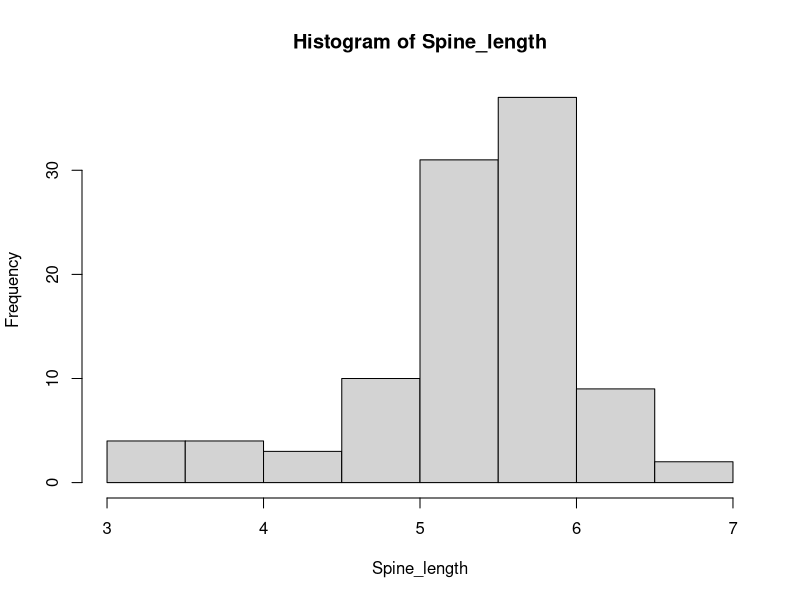
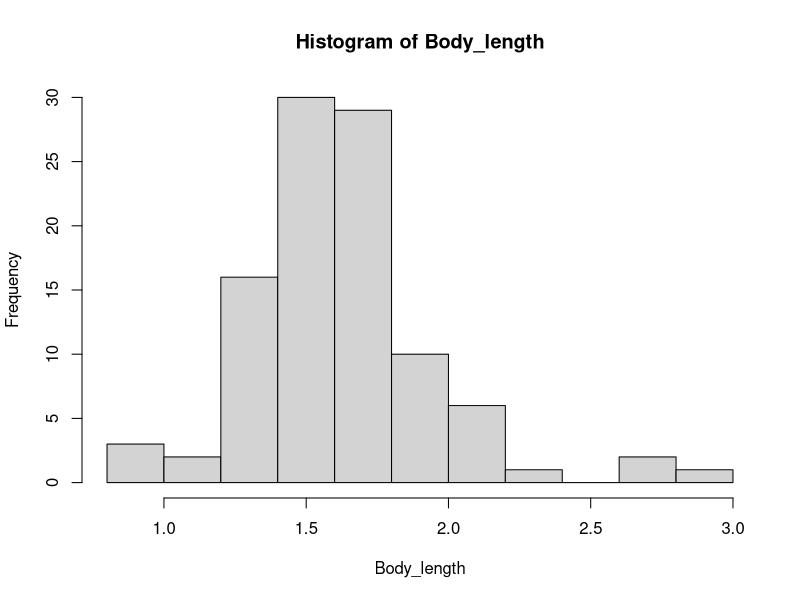
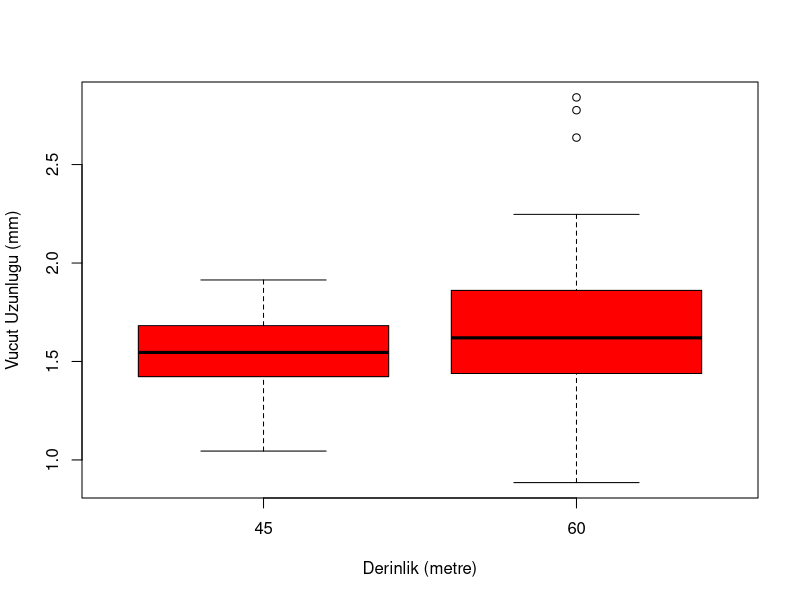
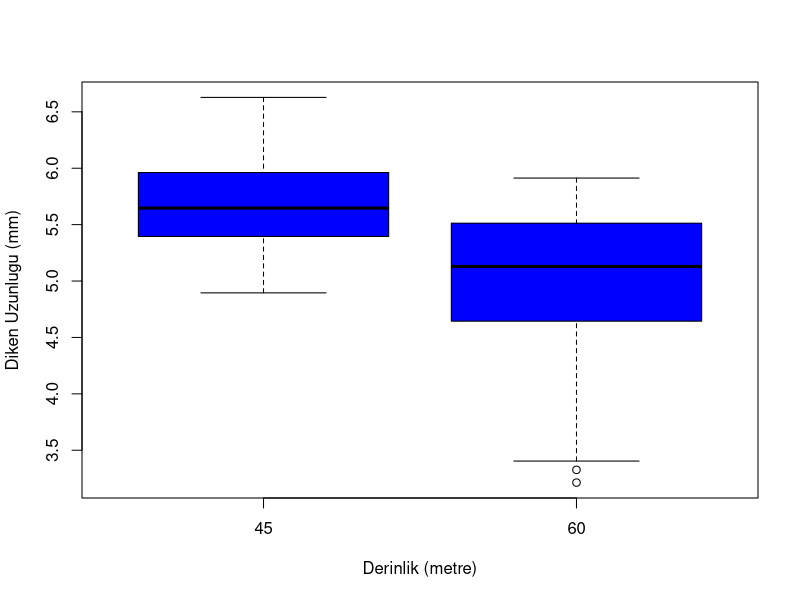
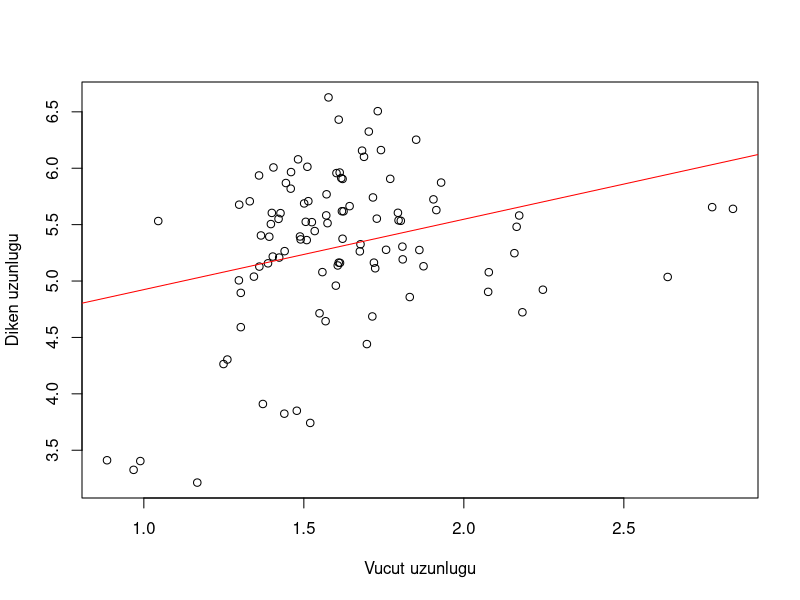
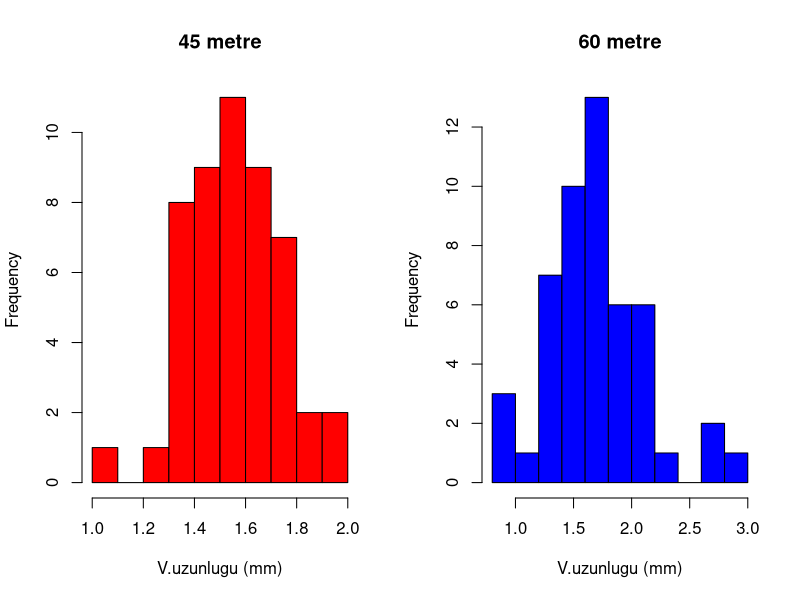
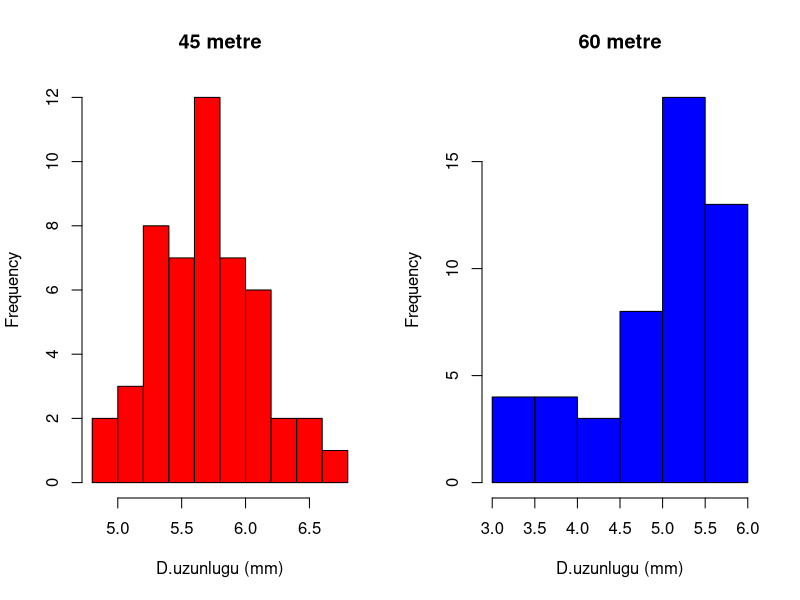
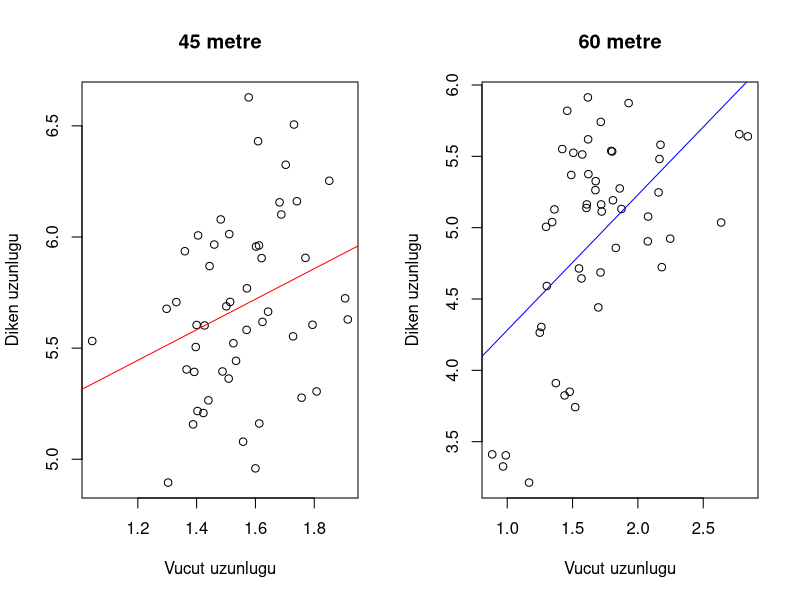

Recreate these plots in R, in order.
# Verileri okuyun
par(mfrow = c(1,1))
Bryo_data <- read.csv("Data/Bryo.csv",header = TRUE)
head(Bryo_data)
names(Bryo_data)

# verileri duzenlemek
Bryo_data$Depth <- factor(Bryo_data$Depth)
Bryo_data <- na.omit(Bryo_data)

# Distal igne uzunlugu histogramlari
with(Bryo_data,hist(Spine_length))
with(Bryo_data,hist(Body_length))

with(Bryo_data,boxplot(Body_length~Depth,xlab = "Derinlik (metre)", ylab = "Vucut Uzunlugu (mm)",col = "red"))

# Derinlige bagli olarak vucut uzunlugu karsilastirmasi
t.test(Bryo_data$Body_length~Bryo_data$Depth)
sd(subset(Bryo_data,Depth == 45)$Body_length)
sd(subset(Bryo_data,Depth == 60)$Body_length)

# Diken uzunlugu
with(Bryo_data,boxplot(Spine_length~Depth,
                       xlab = "Derinlik (metre)", ylab = "Diken Uzunlugu (mm)",col = "blue"))



# Korelasyon
cor(Bryo_data$Body_length,Bryo_data$Spine_length)
cor.test(Bryo_data$Body_length,Bryo_data$Spine_length)

plot(Bryo_data$Body_length, Bryo_data$Spine_length,
      xlab = "Vucut uzunlugu", ylab = "Diken uzunlugu")

# Lineer regresyon
model_1 <- lm(data = Bryo_data, Spine_length ~ Body_length)

summary(model_1)

abline(model_1, col = "red")


# Peki gruplarin kendi icinde durum nedir
mg_45 <- subset(Bryo_data,Depth==45)
mg_60 <- subset(Bryo_data,Depth==60)

par(mfrow = c(1,2))
with(data = mg_45, hist(Body_length,xlab = "V.uzunlugu (mm)", col = "red", 
                        main = "45 metre"))
with(data = mg_60, hist(Body_length,xlab = "V.uzunlugu (mm)", col = "blue",
                        main = "60 metre"))

with(data = mg_45, hist(Spine_length,xlab = "D.uzunlugu (mm)", col = "red",
                        main = "45 metre"))

with(data = mg_60, hist(Spine_length,xlab = "D.uzunlugu (mm)", col = "blue",
                        main = "60 metre"))

# 45 metre grubu icin korelasyon ve grafik

par(mfrow = c(1,2))
cor.test(mg_45$Body_length,mg_45$Spine_length)

plot(mg_45$Body_length,mg_45$Spine_length,
     xlab = "Vucut uzunlugu", ylab = "Diken uzunlugu",main = "45 metre")

model_45 <- lm(data = mg_45, Spine_length ~ Body_length)
summary(model_45)

abline(model_45, col = "red")



# 60 metre grubu icin korelasyon ve grafik
cor.test(mg_60$Body_length,mg_60$Spine_length)

plot(mg_60$Body_length,mg_60$Spine_length,
     xlab = "Vucut uzunlugu", ylab = "Diken uzunlugu",main = "60 metre")

model_60 <- lm(data = mg_60, Spine_length ~ Body_length)
summary(model_60)

abline(model_60, col = "blue")

